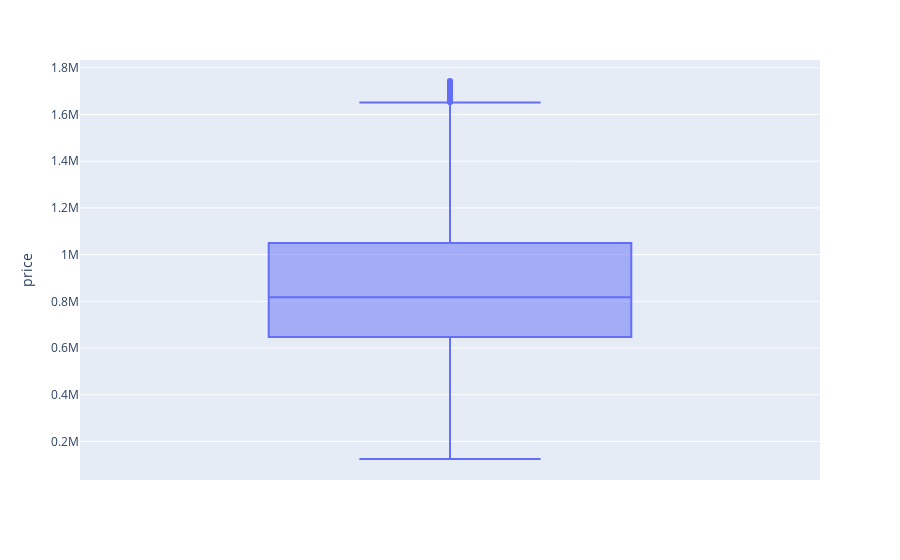

Write notebook code for a chart like this one.
### Code cell
import plotly.express as px
fig = px.box(ndf, y="price")
fig.show()

### Figure 1 — Plotly figure (JSON) as saved in the notebook; plotly's stock layout.template omitted (floating-point values rounded to 4 significant figures; data arrays with more than 128 entries replaced by an {"elided": "..."} marker saying what was removed)
{"data": [{"alignmentgroup": "True", "hovertemplate": "price=%{y}<extra></extra>", "legendgroup": "", "marker": {"color": "#636efa"}, "name": "", "notched": false, "offsetgroup": "", "orientation": "v", "showlegend": false, "type": "box", "x0": " ", "xaxis": "x", "y": {"elided": "10869 int values"}, "y0": " ", "yaxis": "y"}], "layout": {"boxmode": "group", "legend": {"tracegroupgap": 0}, "margin": {"t": 60}, "xaxis": {"anchor": "y", "domain": [0, 1]}, "yaxis": {"anchor": "x", "domain": [0, 1], "title": {"text": "price"}}}}
